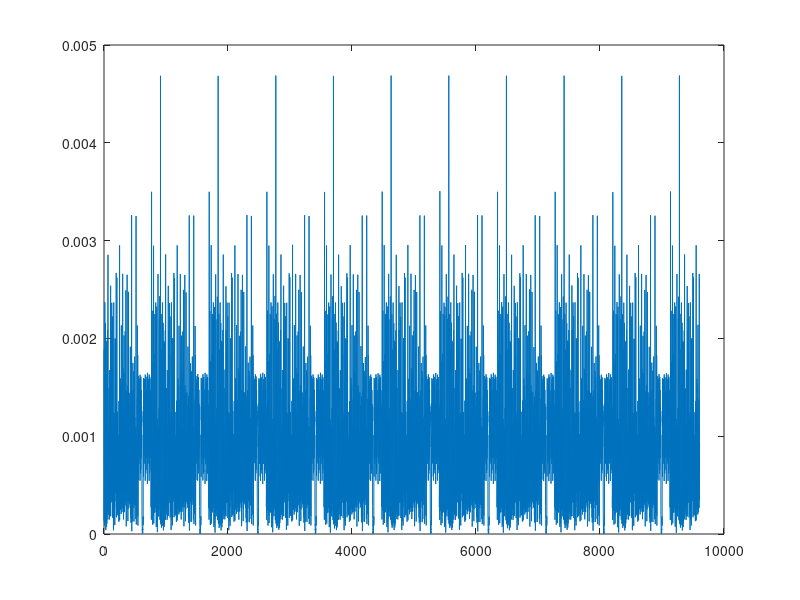
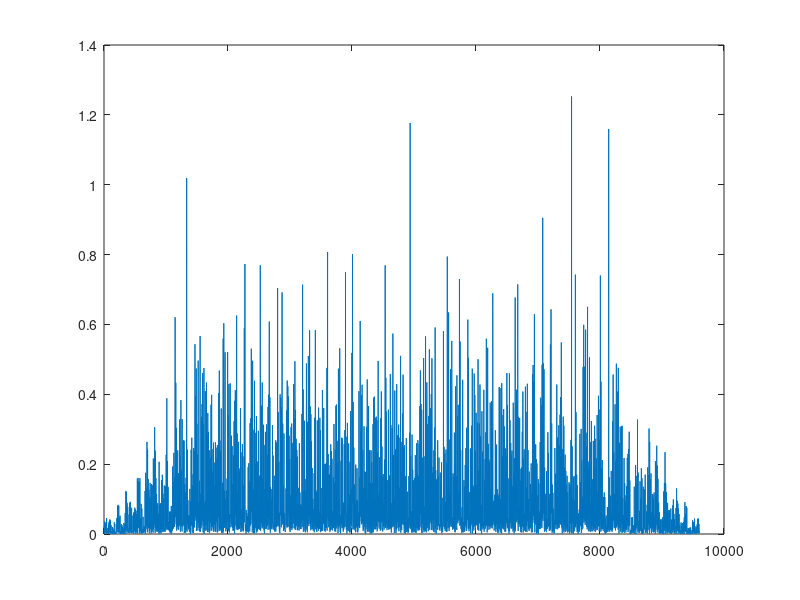

MATLAB code to generate these figures, in order: (Note: this script raises an error after producing the figures.)
clear; clc;

% Channel Parameters
Max_Excess_Delay   = 3.2*1e-5; % in seconds

% OFDM Signal Specs
FFTsize              = 64;
df                   = 15e3; % subcarrier spacing
fs                   = df*FFTsize;
Ts                   = 1/fs;
OSR                  = 1;
NumActiveSubcarriers = 48;
subCarriersPerUser   = 9;
NumSymbols           = 10;
N_taps               = floor(Max_Excess_Delay/Ts)+1;
CPsizeOpt            = ceil(Max_Excess_Delay/Ts/OSR); % Minimum CP size required (effect of OSR taken into acount)
CPsize               = 8;
W                    = 2;
% loading the file
load("OFDMA.mat");


UsedSubcarrierIndx          = [FFTsize-(NumActiveSubcarriers/2:-1:1)+1, 1:NumActiveSubcarriers/2];
availableCarriers           = UsedSubcarrierIndx;
pilotCarriers               = availableCarriers(2:3:end);
availableCarriers(2:3:end)  = [];
effectiveDataCarriers   = availableCarriers;

user1Carriers = effectiveDataCarriers(1:subCarriersPerUser)
user2Carriers = effectiveDataCarriers(subCarriersPerUser+1:2*subCarriersPerUser)
user3Carriers = effectiveDataCarriers(subCarriersPerUser+1:2*subCarriersPerUser)

% Generating Pilot Bits
pilotBits              = repmat([1 0],1,floor(length(pilotCarriers)/2));

 if length(pilotBits) < length(pilotCarriers)
     if pilotBits(end) == 1
        pilotBits       = [pilotBits 0];
     else
         pilotBits      = [pilotBits 1];
     end
 else 
     if length(pilotBits)>length(pilotCarriers)  
         pilotBits = pilotBits(1:length(pilotCarriers));
    end
 end
% Modulating pilot bits and reshapinig them into pilotcarriers x Number of symbols
pilotBitsModulated     = pilotBits*2-1;
pilotBitMatrix         = repmat(pilotBits(:),1,NumSymbols)
pilotSymbols           = repmat(pilotBitsModulated(:),1,NumSymbols);


% plot(abs(Y))
figure
plot(abs(Y))

Freq=fftshift(fft(Y))

figure
plot(abs(Freq))
 figure()
[Pxx_tx,F_tx] = pwelch(Y,[],[],[],fs,'centered');
plot(F_tx,10*log10(Pxx_tx/max(Pxx_tx)))

%
PreamblesCreated    =   [mseq(2,6); mseq(2,6)];
correlation         =   xcorr(PreamblesCreated,Y);
[~,indx1]           =   maxk(correlation,5);
sortedIndexes       =   sort(indx1);

figure()
plot(abs(correlation))

theActualFrameIndex      = min(sortedIndexes)+28;
proposedframe = Y(theActualFrameIndex :theActualFrameIndex+ (CPsize+FFTsize)*NumSymbols +length(PreamblesCreated))

figure
subplot(2,1,1),plot(abs(proposedframe))
subplot(2,1,2),plot(1:length(proposedframe),20*log10(proposedframe))

figure()
[Pxx_tx,F_tx] = pwelch(proposedframe(127:end),[],[],[],fs,'centered');
plot(F_tx,10*log10(Pxx_tx/max(Pxx_tx)))


prmbl_rx = proposedframe(1:length(PreamblesCreated)); 
phase    =  angle(sum(PreamblesCreated.*conj(prmbl_rx)));

equalize_preambles = prmbl_rx.*exp(j*phase);
scatterplot(equalize_preambles);

frameLength = (FFTsize+CPsize)*NumSymbols;
symbols_rx = proposedframe(length(prmbl_rx)+1:length(prmbl_rx)+frameLength);

%REMOVING CP
parallelOFDMSymbols     =   reshape(symbols_rx,FFTsize+CPsize,NumSymbols)
parOFDMSymbolsCPless    =   parallelOFDMSymbols(CPsize+1:end,:)

fdomainSymbol          = fft(parOFDMSymbolsCPless)/sqrt(FFTsize);
receivedPilots         = fdomainSymbol(pilotCarriers,:);
estimatedOFDMChannel   = receivedPilots./pilotSymbols;

% Channel Interpolation using interp
interPolated            = interp1(pilotCarriers,estimatedOFDMChannel,1:1:length(fdomainSymbol),"spline");
interPolatedChannel     = interPolated(availableCarriers,:);


receivedDataOFDM           = fdomainSymbol(availableCarriers,:);
scatterplot(receivedDataOFDM(:))

receivedDataOFDMFOC        = receivedDataOFDM(:)  .*exp(-j*phase)
scatterplot(receivedDataOFDMFOC)
equalized_frame         = receivedDataOFDM(:)./interPolatedChannel(:); 
receivedBits            = qamdemod(equalized_frame,2);
receivedPilotBits       = qamdemod(receivedPilots,2);

BER_fading = length(find(receivedPilotBits(:) ~= pilotBitMatrix(:)))/length(pilotBitMatrix(:))
scatterplot(equalized_frame);
xlim([-2 2])
ylim([-2 2])


figure()
[Pxx_tx,F_tx] = pwelch(symbols_rx,[],[],[],fs,'centered');
plot(F_tx,10*log10(Pxx_tx/max(Pxx_tx)))
plot(F_tx,10*log10(Pxx_tx/max(Pxx_tx)))
xlabel('Frequency');
ylabel('Amplitude');
title('Frequency Spectrum of OFDM Symbols')
